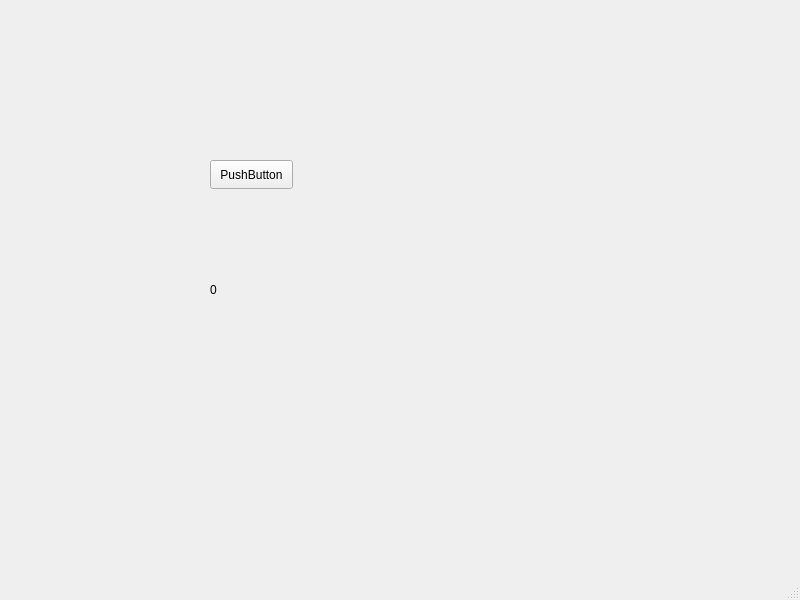
<?xml version="1.0" encoding="UTF-8"?>
<ui version="4.0">
 <class>MainWindow</class>
 <widget class="QMainWindow" name="MainWindow">
  <property name="geometry">
   <rect>
    <x>0</x>
    <y>0</y>
    <width>800</width>
    <height>600</height>
   </rect>
  </property>
  <property name="windowTitle">
   <string>MainWindow</string>
  </property>
  <widget class="QWidget" name="centralwidget">
   <widget class="QPushButton" name="pushButton">
    <property name="geometry">
     <rect>
      <x>210</x>
      <y>160</y>
      <width>83</width>
      <height>29</height>
     </rect>
    </property>
    <property name="text">
     <string>PushButton</string>
    </property>
   </widget>
   <widget class="QLabel" name="label">
    <property name="geometry">
     <rect>
      <x>210</x>
      <y>280</y>
      <width>63</width>
      <height>20</height>
     </rect>
    </property>
    <property name="text">
     <string>0</string>
    </property>
   </widget>
  </widget>
  <widget class="QMenuBar" name="menubar">
   <property name="geometry">
    <rect>
     <x>0</x>
     <y>0</y>
     <width>800</width>
     <height>25</height>
    </rect>
   </property>
  </widget>
  <widget class="QStatusBar" name="statusbar"/>
 </widget>
 <resources/>
 <connections/>
</ui>
